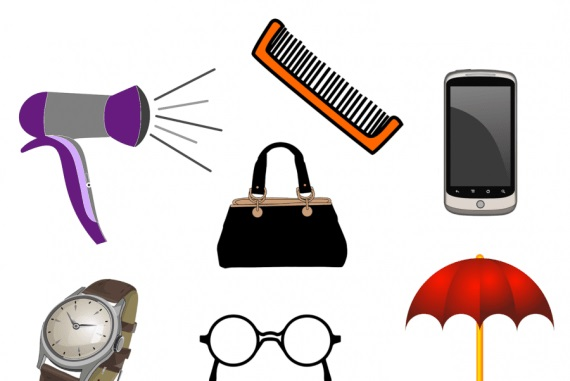
%> input picture codes/Pdi/examen2/pregunta3/objetos.jpg, 570 x 381 px
$ octave ejer3.m   (GNU Octave 9; MATLAB toolbox functions it lacks are replaced by stand-ins)
%> lines starting %> are read from the running program, lines starting %| are printed output that depends on the picture
clc, close all, clear all;
im=imread('objetos.jpg');
%> im is the input picture: size 381x570x3 uint8; mean R, G, B 217.9, 210.1, 210.2
i=imnoise(im,'salt & pepper');
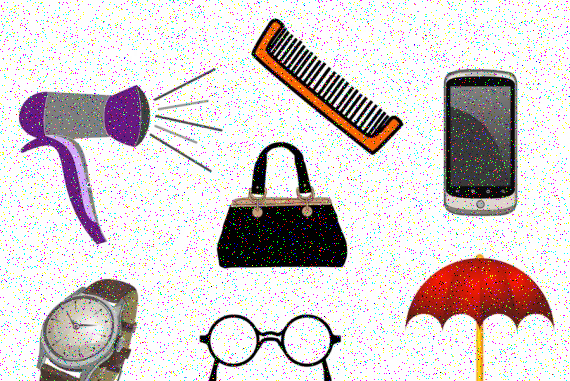
%> i: size 381x570x3 uint8; mean R, G, B 213.4, 205.9, 206
% Mascara
filtro=1/9*[1 1 1 ; 1 1 1 ; 1  1  1 ];

% Separar la imagen en capas
ir=i(:,:,1); %capa roja
ig=i(:,:,2); %capa verde
ib=i(:,:,3); %capa azul

%Aplicar Filtro
fr=filter2(filtro,ir);
fg=filter2(filtro,ig);
fb=filter2(filtro,ib);

imagenFiltrada(:,:,1)=fr; %capa roja
imagenFiltrada(:,:,2)=fg; %capa verde
imagenFiltrada(:,:,3)=fb; %capa azul
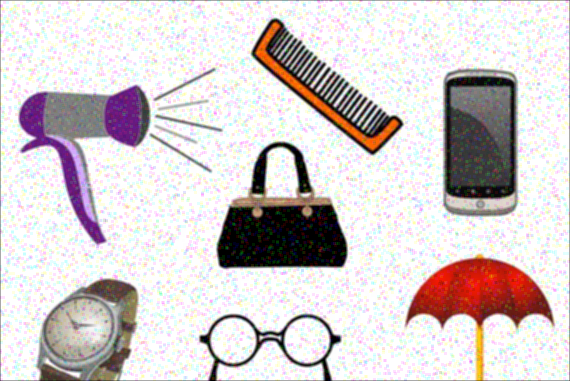
%> imagenFiltrada: size 381x570x3 double; mean R, G, B 212.7, 205.2, 205.3; drawn with min black and max white

imagenFiltrada=uint8(imagenFiltrada);
%> imagenFiltrada: size 381x570x3 uint8
figure(1)
subplot(1,3,1); imshow(i); title('Imagen con Ruido');
subplot(1,3,2); imshow(imagenFiltrada); title('Imagen filtrada');
subplot(1,3,3); imshow(im); title('Imagen original');

imagenFiltrada_gris = rgb2gray(imagenFiltrada);

% Matrices de +/-45
Solve_mas45 = [-2 -1 0;-1 0 1; 0  1  2];
Solve_menos45 = [0  1  2;-1 0 1;-2 -1 0];

% Inversas
Solve_mas45_inversa = Solve_mas45';
Solve_menos45_inversa = Solve_menos45';

% Filtro de contorno
Solve_mas45_1 = imfilter(imagenFiltrada_gris, Solve_mas45);
Solve_mas45_2 = imfilter(imagenFiltrada_gris, Solve_mas45_inversa);
Primer_solver = imadd(Solve_mas45_1,Solve_mas45_2);
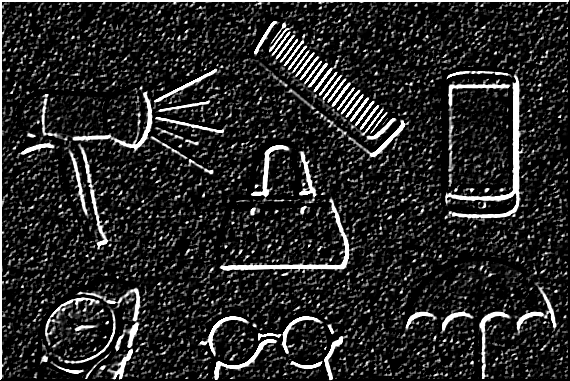
%> Primer_solver: size 381x570 uint8; min 0, max 255, mean 37.6

Solve_menos45_1 = imfilter(imagenFiltrada_gris, Solve_menos45);
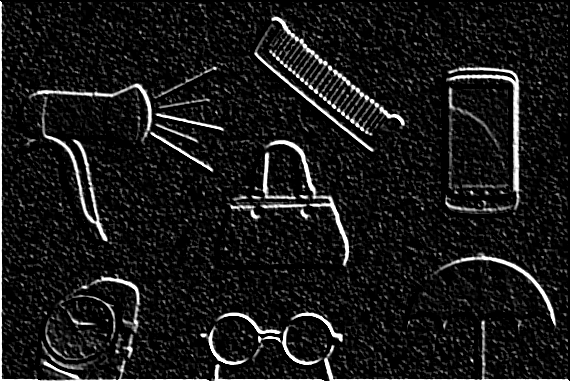
%> Solve_menos45_1: size 381x570 uint8; min 0, max 255, mean 23.9
Solve_menos45_2 = imfilter(imagenFiltrada_gris, Solve_menos45_inversa);
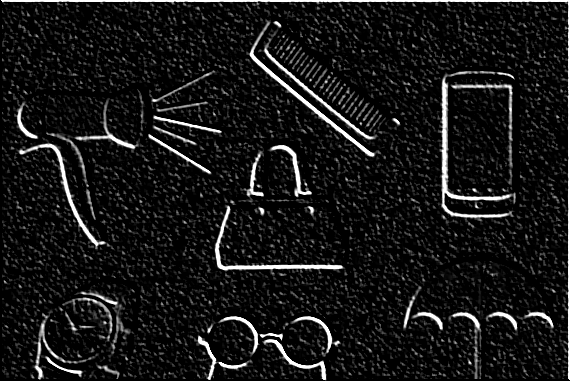
%> Solve_menos45_2: size 381x570 uint8; min 0, max 255, mean 23.1
Segundo_solver = imadd(Solve_mas45_1,Solve_mas45_2);

%Ploteo
figure(2)
subplot(1,3,1); imshow(imagenFiltrada_gris); title('Imagen gris');
subplot(1,3,2); imshow(Primer_solver); title('Sovel mas 45');
subplot(1,3,3); imshow(Segundo_solver); title('Sovel menos 45');

% Comparaci髇 entre canny y solve
Comparacion_solver = edge(imagenFiltrada_gris,'sobel');
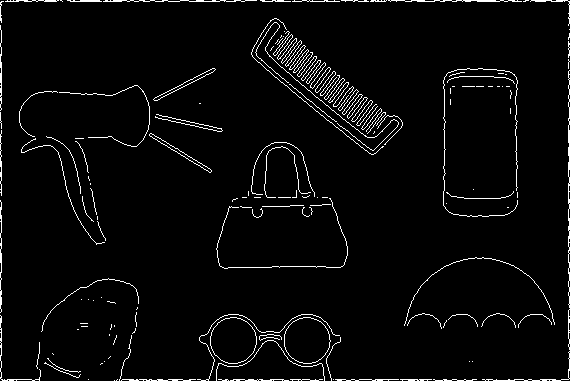
%> Comparacion_solver: size 381x570 logical; 3.5% white in thin lines or dots
Comparacion_canny = edge(imagenFiltrada_gris,'canny');
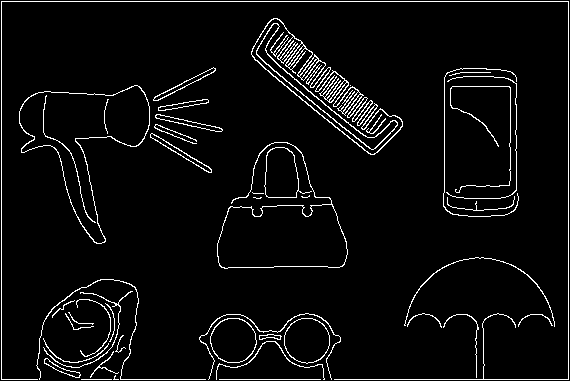
%> Comparacion_canny: size 381x570 logical; 4.7% white in thin lines or dots

%Ploteo
figure(3)
subplot(1,2,1); imshow(Comparacion_solver); title('Solver');
subplot(1,2,2); imshow(Comparacion_canny); title('Canny');
